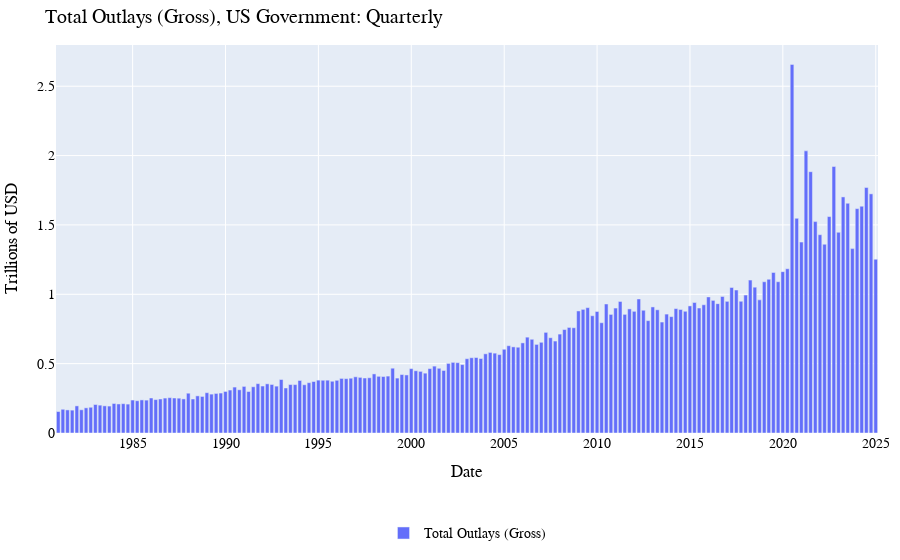

The notebook cell this image was saved under:
### Code cell
spend_gross = total_outlays.data.resample('QE').sum()/10**6
spend_gross.rename("Total Outlays (Gross)", inplace=True)
MacroBackend.charting_plotly.px_bar(spend_gross, title = "Total Outlays (Gross), US Government: Quarterly", yax_label="Trillions of USD").show()

### Figure 1 — Plotly figure (JSON) as saved in the notebook; plotly's stock layout.template omitted (floating-point values rounded to 4 significant figures; data arrays with more than 128 entries replaced by an {"elided": "..."} marker saying what was removed)
{"data": [{"name": "Total Outlays (Gross)", "type": "bar", "x": {"elided": "177 str values"}, "xaxis": "x", "y": {"elided": "177 float values"}, "yaxis": "y"}], "layout": {"barmode": "group", "font": {"color": "black", "family": "Arial, sans-serif", "size": 14}, "legend": {"bgcolor": "rgba(255, 255, 255, 0)", "bordercolor": "rgba(255, 255, 255, 0)", "font": {"size": 14}, "orientation": "h", "x": 0.5, "xanchor": "center", "y": -0.3, "yanchor": "bottom"}, "margin": {"b": 10, "l": 20, "r": 20, "t": 45}, "showlegend": true, "title": {"text": "Total Outlays (Gross), US Government: Quarterly"}, "xaxis": {"anchor": "y", "domain": [0, 1], "showgrid": true, "title": {"text": "Date"}}, "yaxis": {"anchor": "x", "domain": [0, 1], "showgrid": true, "title": {"text": "Trillions of USD"}}}}
